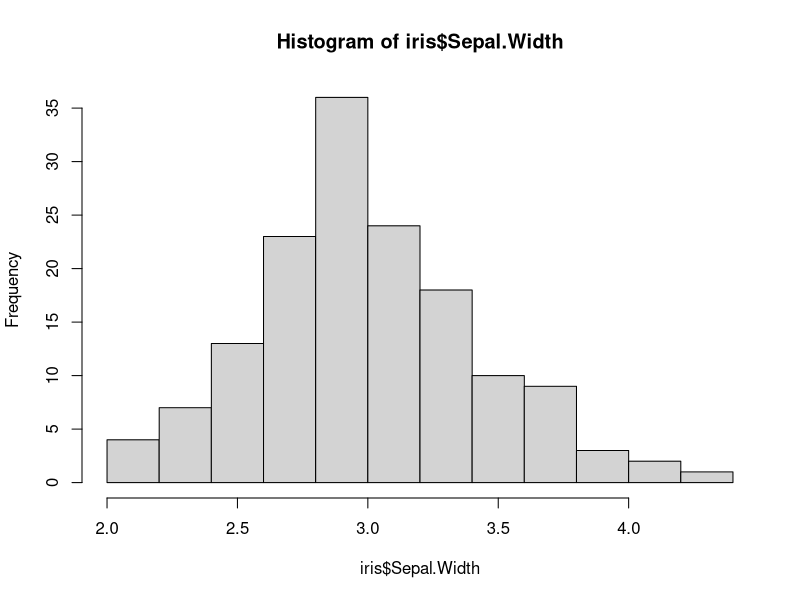
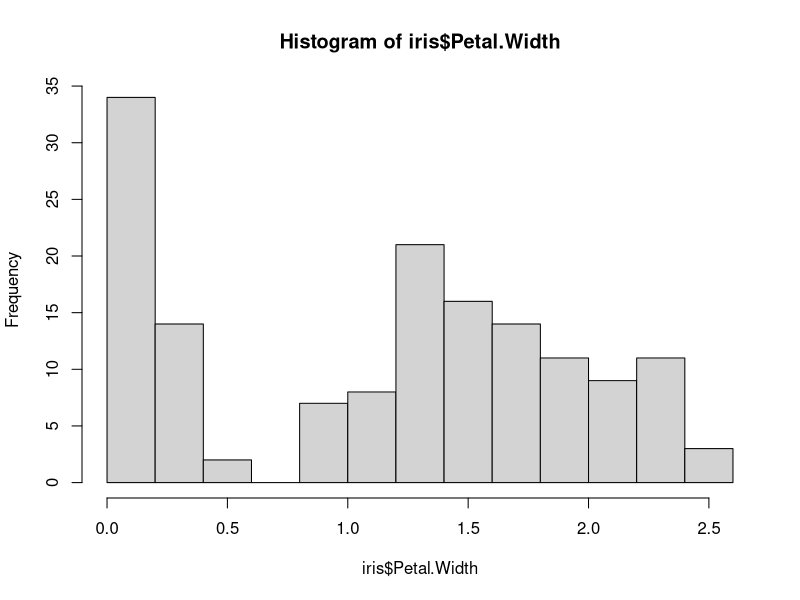
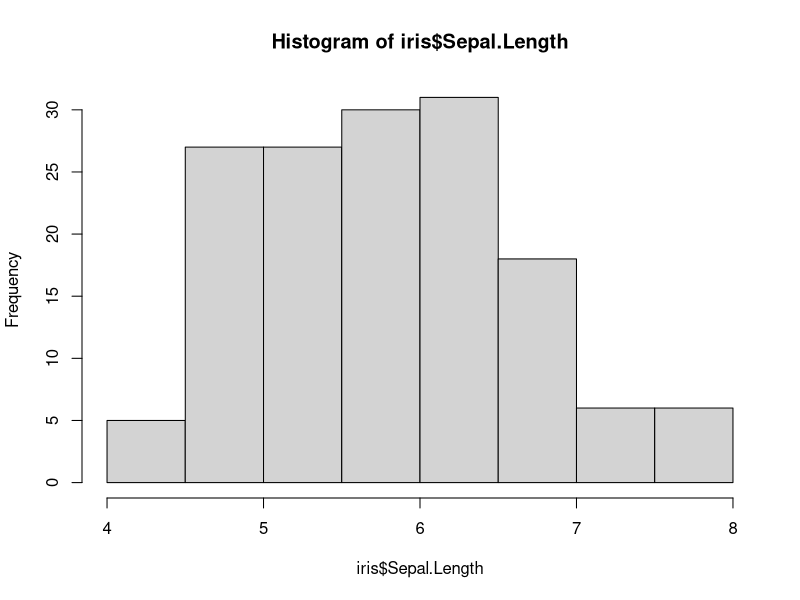
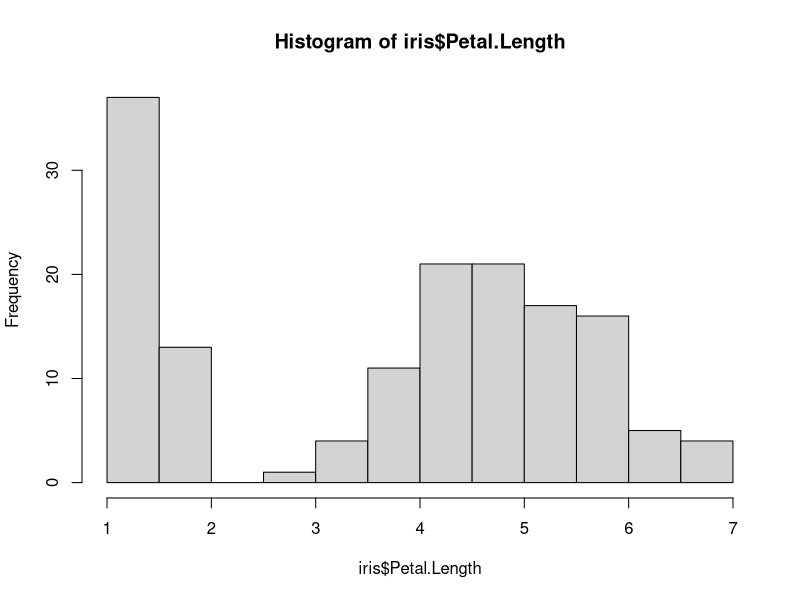
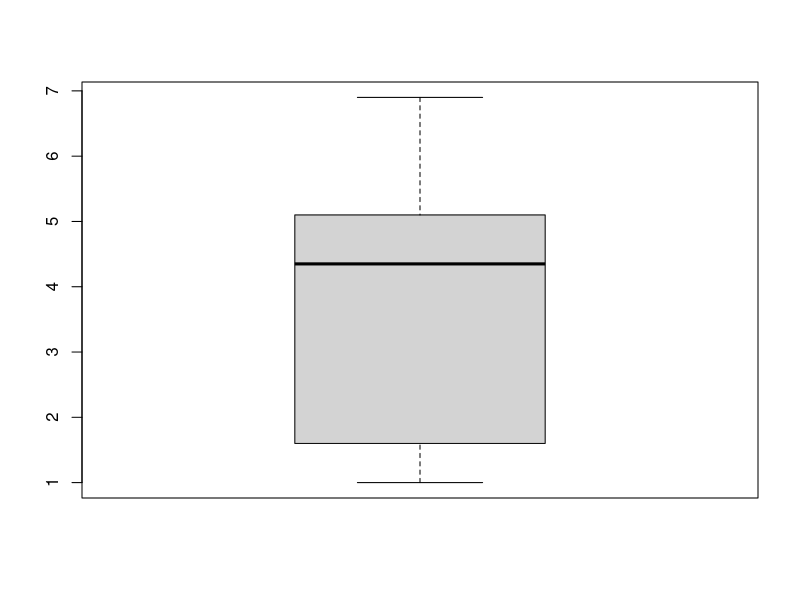
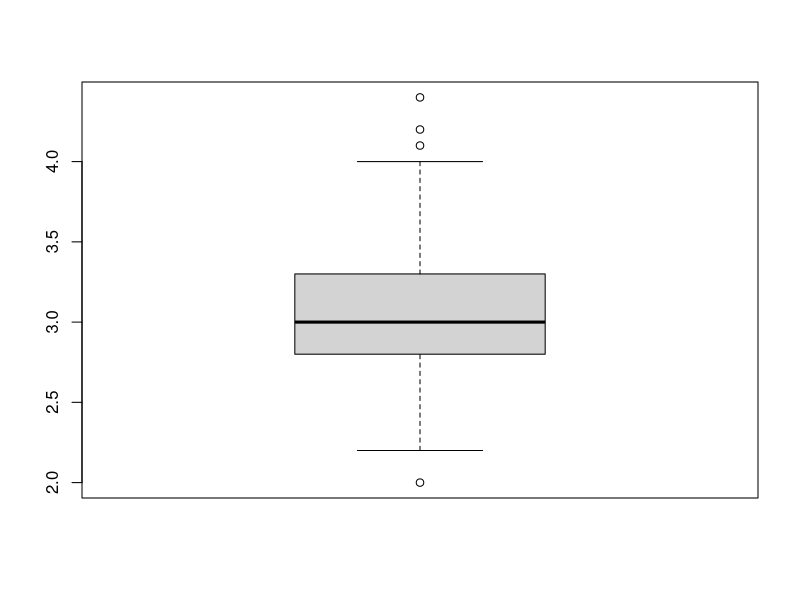
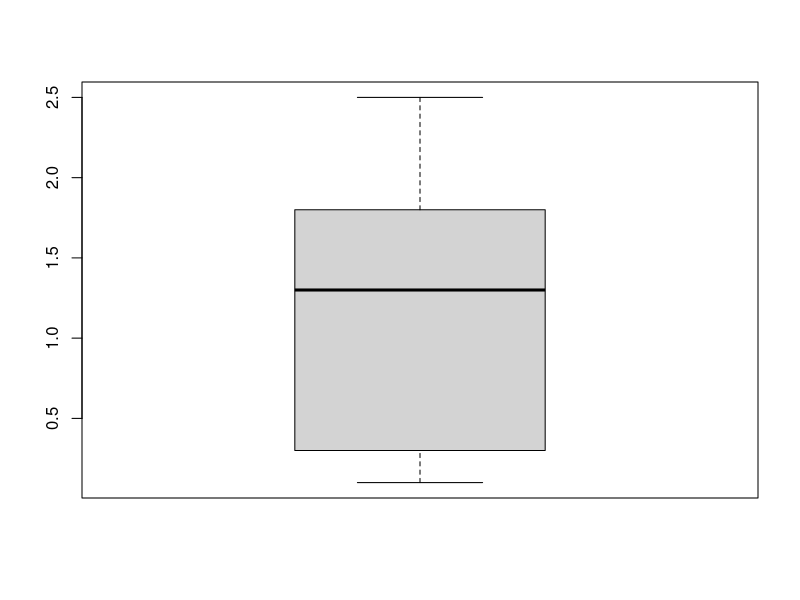
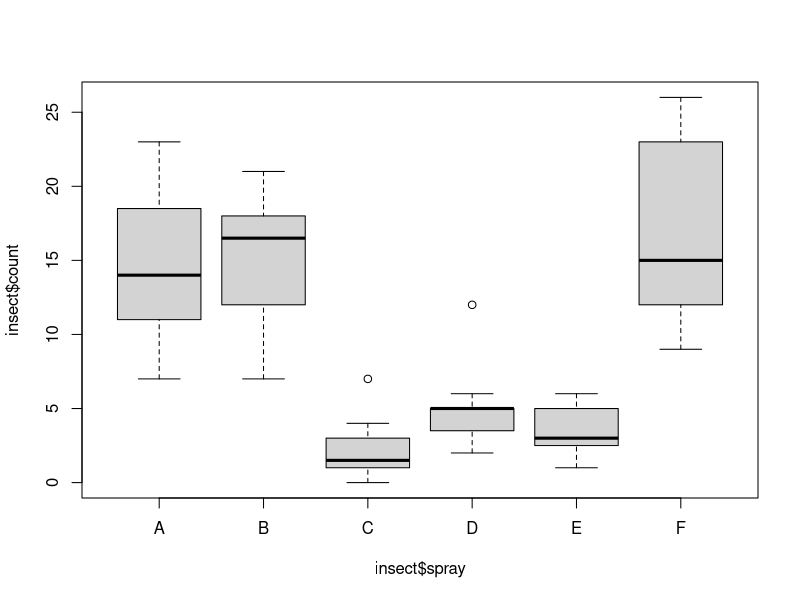

Reproduce these figures in R, in order.

##-------------Histogram and Box Plots Using Base Package-------------


# Plot histogram of Sepal.Width using hist(); 

hist(iris$Sepal.Width)
hist(iris$Petal.Width)

hist(iris$Sepal.Length)
hist(iris$Petal.Length)

# type ?hist in R console and read up more about histograms




# Plot a histogram for Petal width and compare it with the plot above



# Make a boxplot of Petal.Length; read up on boxplots also. 
par(mfrow = c(1,1))

boxplot(iris$Petal.Length)
boxplot(iris$Sepal.Width)
boxplot(iris$Petal.Width)

insect<-InsectSprays

View(insect)
boxplot(insect$count~insect$spray)


plot(iris$Petal.Length, iris$Petal.Width, col = iris$Species, main = "iris", xlab = "Petal Length", ylab = "Petal Width")

plot(iris$Sepal.Length, iris$Sepal.Width, col = iris$Species, main = "iris", xlab = "Sepal Length", ylab = "Sepal Width")

